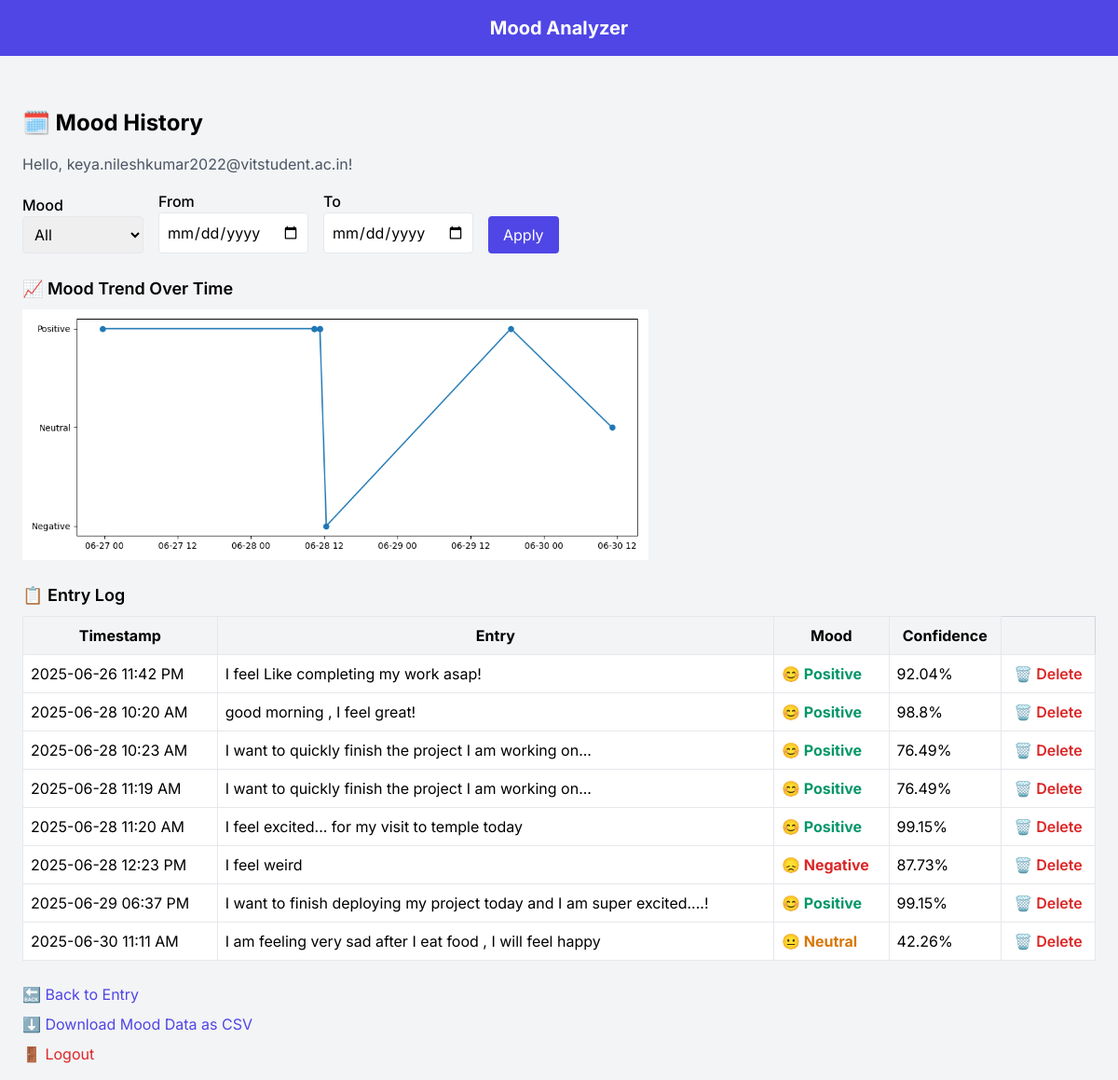
The page /history (signed in) on the database its author committed.
### app.py (models this page shows, shortened)
class User(db.Model, UserMixin):
    id = db.Column(db.Integer, primary_key=True)
    email = db.Column(db.String(150), unique=True, nullable=False)
    password_hash = db.Column(db.String(128), nullable=False)

class MoodEntry(db.Model):
    id = db.Column(db.Integer, primary_key=True)
    timestamp = db.Column(db.DateTime, default=datetime.now)
    entry = db.Column(db.Text, nullable=False)
    mood = db.Column(db.String(20), nullable=False)
    confidence = db.Column(db.Float, nullable=False)
    user_id = db.Column(db.Integer, db.ForeignKey('user.id'))
    user = db.relationship('User', backref='entries')

### app.py (the view)
@app.route('/history')
@login_required
def history():
    mood_filter = request.args.get('mood', "")
    start_str = request.args.get('start_date', "")
    end_str = request.args.get('end_date', "")
    q = MoodEntry.query.filter_by(user_id=current_user.id)
    if mood_filter:
        q = q.filter(MoodEntry.mood == mood_filter)
    if start_str:
        start_dt = datetime.fromisoformat(start_str)
        q = q.filter(MoodEntry.timestamp >= start_dt)
    if end_str:
        end_dt = datetime.fromisoformat(end_str)
        q = q.filter(MoodEntry.timestamp <= end_dt)
    entries = q.order_by(MoodEntry.timestamp).all()
    chart_url = None
    if entries:
        df = pd.DataFrame([{
            'Timestamp': e.timestamp,
            'Mood': e.mood
        } for e in entries])
        df['Label'] = df['Mood'].apply(lambda x: x.split()[-1])
        df['Score'] = df['Label'].map({'Negative': 0, 'Neutral': 1, 'Positive': 2})
        df = df.sort_values('Timestamp')
        plt.figure(figsize=(10, 4))
        plt.plot(df['Timestamp'], df['Score'], marker='o', linestyle='-')
        plt.yticks([0, 1, 2], ['Negative', 'Neutral', 'Positive'])
        plt.tight_layout()
        buf = io.BytesIO()
        plt.savefig(buf, format='png')
        buf.seek(0)
        chart_url = base64.b64encode(buf.read()).decode()
        buf.close()
        plt.close()
    return render_template('history.html',
                           entries=entries,
                           chart_url=chart_url,
                           mood_filter=mood_filter,
                           start_date=start_str,
                           end_date=end_str)

### app.py (called while the page is built)
@login_manager.user_loader
def load_user(user_id):
    return User.query.get(int(user_id))

### templates/history.html (shortened to what this page needs)
{% extends "base.html" %}
{% block content %}
<div class="max-w-6xl mx-auto mt-10">
    <h1 class="text-2xl font-bold mb-4">🗓️ Mood History</h1>
    {% if current_user.is_authenticated %}
        <p class="text-gray-600 mb-4">Hello, {{ current_user.email }}!</p>
    {% endif %}
    <form method="GET" action="{{ url_for('history') }}" class="mb-6 flex flex-wrap gap-4 items-end">
        <div>
            <label class="block font-medium">Mood</label>
            <select name="mood" class="border p-2 rounded">
                <option value="" {% if not mood_filter %}selected{% endif %}>All</option>
            </select>
        </div>
        <div>
            <label class="block font-medium">From</label>
            <input type="date" name="start_date" value="{{ start_date }}" class="border p-2 rounded">
        </div>
        <div>
            <label class="block font-medium">To</label>
            <input type="date" name="end_date" value="{{ end_date }}" class="border p-2 rounded">
        </div>
        <button type="submit" class="bg-indigo-600 text-white px-4 py-2 rounded hover:bg-indigo-700">Apply</button>
    </form>
    <h2 class="text-lg font-semibold mb-2">📈 Mood Trend Over Time</h2>
    {% if chart_url %}
        <img alt="Mood Trend Chart" class="w-full max-w-2xl mb-6">
    {% else %}
        <p class="text-gray-600 mb-6">No mood data available for the selected filters.</p>
    {% endif %}
    <h2 class="text-lg font-semibold mb-2">📋 Entry Log</h2>
    <div class="overflow-x-auto">
        <table class="w-full table-auto border border-gray-300">
            <thead class="bg-gray-100">
                <tr>
                    <th class="border p-2">Timestamp</th>
                    <th class="border p-2">Entry</th>
                    <th class="border p-2">Mood</th>
                    <th class="border p-2">Confidence</th>
                </tr>
            </thead>
            <tbody>
                {% for row in entries %}
                    <tr class="bg-white">
                        <td class="border p-2">{{ row.timestamp.strftime('%Y-%m-%d %I:%M %p') }}</td>
                        <td class="border p-2">{{ row.entry }}</td>
                        <td class="border p-2 font-bold
                            {% if 'Positive' in row.mood %}
                                text-green-600
                            {% elif 'Neutral' in row.mood %}
                                text-yellow-600
                            {% else %}
                                text-red-600
                            {% endif %}">
                            {{ row.mood }}
                        </td>
                        <td class="border p-2">{{ row.confidence | round(2) }}%</td>
                        <td class="border p-2 text-center">
                            <form action="{{ url_for('delete_entry', entry_id=row.id) }}" method="POST" onsubmit="return confirm('Are you sure you want to delete this entry?');">
                                <button type="submit" class="text-red-600 hover:text-red-800 font-semibold">🗑️ Delete</button>
                            </form>
                        </td>
                    </tr>
                {% endfor %}
            </tbody>
        </table>
    </div>
    <div class="mt-6 space-y-2">
        <a href="/" class="text-indigo-600 hover:underline block">🔙 Back to Entry</a>
        <a href="/download" class="text-indigo-600 hover:underline block">⬇️ Download Mood Data as CSV</a>
        <a href="{{ url_for('logout') }}" class="text-red-600 hover:underline block">🚪 Logout</a>
    </div>
</div>
{% endblock %}

### templates/base.html (shortened to what this page needs)
<!DOCTYPE html>
<html lang="en">
<head>
    <link href="https://cdn.jsdelivr.net/npm/tailwindcss@2.2.19/dist/tailwind.min.css" , rel="stylesheet">
</head>
<body class="bg-gray-100 min-h-screen">
    <header class="bg-indigo-600 text-white p-4 text-center font-bold text-xl">Mood Analyzer</header>
    <main class="p-4">
        {% block content %}{% endblock %}
    </main>
</body>
</html>

### templates/base.html (style rules this page uses)
body { font-family: 'Inter' , sans-serif; }

### rows shown on the page
User: email "keya.nileshkumar2022@vitstudent.ac.in"
MoodEntry: timestamp "2025-06-26 11:42 PM", entry "I feel Like completing my work asap!", mood "😊 Positive", confidence "92.04"
MoodEntry: timestamp "2025-06-28 10:20 AM", entry "good morning , I feel great!", mood "😊 Positive", confidence "98.8"
MoodEntry: timestamp "2025-06-28 10:23 AM", entry "I want to quickly finish the project I am working on...", mood "😊 Positive", confidence "76.49"
MoodEntry: timestamp "2025-06-28 11:19 AM", entry "I want to quickly finish the project I am working on...", mood "😊 Positive", confidence "76.49"
MoodEntry: timestamp "2025-06-28 11:20 AM", entry "I feel excited... for my visit to temple today", mood "😊 Positive", confidence "99.15"
MoodEntry: timestamp "2025-06-28 12:23 PM", entry "I feel weird", mood "😞 Negative", confidence "87.73"
MoodEntry: timestamp "2025-06-29 06:37 PM", entry "I want to finish deploying my project today and I am super excited....!", mood "😊 Positive", confidence "99.15"
MoodEntry: timestamp "2025-06-30 11:11 AM", entry "I am feeling very sad after I eat food , I will feel happy", mood "😐 Neutral", confidence "42.26"
